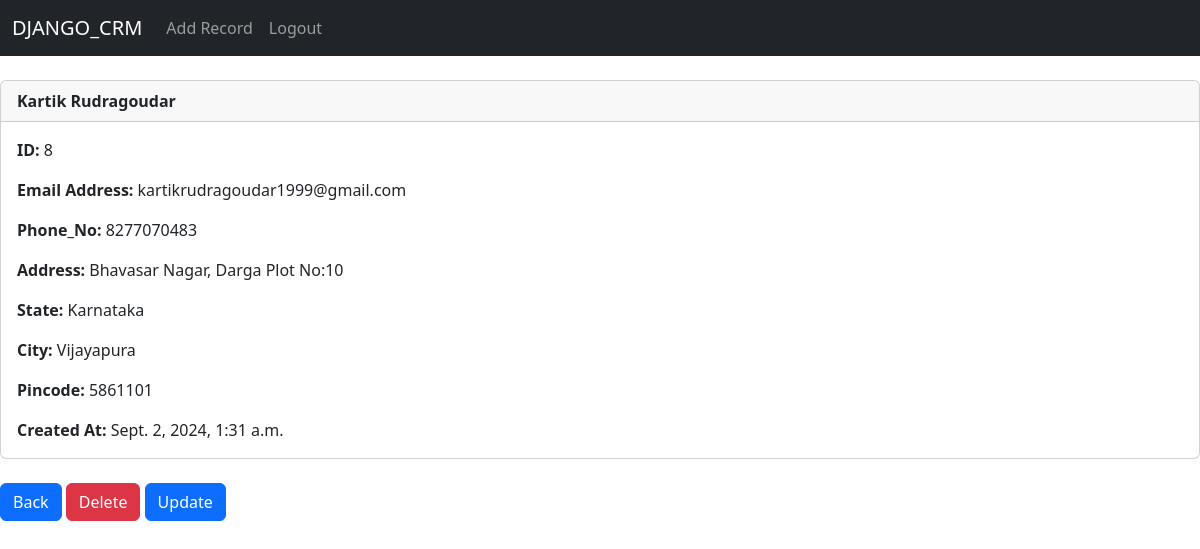
The page /record/8 (signed in) on the database its author committed.
### website/models.py (models this page shows, shortened)
class Record(models.Model):
    created_at = models.DateTimeField(auto_now_add=True)
    first_name = models.CharField(max_length=50)
    last_name = models.CharField(max_length=50)
    address = models.CharField(max_length=100)
    state = models.CharField(max_length=50)
    city = models.CharField(max_length=50)
    pincode = models.CharField(max_length=20)
    email_address = models.CharField(max_length=50)
    phone_no = models.CharField(max_length=10)

### website/views.py (the view)
# urls.py: path('record/<int:pk>',views.customer_record, name="record"),
def customer_record(request, pk):
    if request.user.is_authenticated:
        customer_record = Record.objects.get(id=pk)
        return render(request,'website/record.html',{'customer_record':customer_record})
    else:
        messages.success(request,"You Must be Logged In To View The Record")
        return redirect('home')

### website/templates/website/record.html
{% extends "layout.html" %}
{% block content %}
<div class="card">
    <div class="card-header">
    <strong>
        {{customer_record.first_name}}
        {{customer_record.last_name}}</strong>
    </div>
    <div class="card-body">
        <p class="card-text">
            <strong>ID: </strong>{{customer_record.id}}<br>
        </p>
        <p class="card-text">
            <strong>Email Address: </strong>{{customer_record.email_address}}<br>
        </p>
        <p class="card-text">
            <strong>Phone_No: </strong>{{customer_record.phone_no}}<br>
        </p>
        <p class="card-text">
            <strong>Address: </strong>{{customer_record.address}}<br>
        </p>
        <p class="card-text">
            <strong>State: </strong>{{customer_record.state}}<br>
        </p>
        <p class="card-text">
            <strong>City: </strong>{{customer_record.city}}<br>
        </p>
        <p class="card-text">
            <strong>Pincode: </strong>{{customer_record.pincode}}<br>
        </p>
        <p class="card-text">
            <strong>Created At: </strong>{{customer_record.created_at}}<br>
        </p>
    </div>
  </div>
  <br>
  <a href="{% url 'home' %}" class="btn btn-primary">Back</a>
  <a href="{% url 'delete_record' customer_record.id %}" class="btn btn-danger">Delete</a>
  <a href="{% url 'update_record' customer_record.id %}" class="btn btn-primary">Update</a>
{% endblock %}

### rows shown on the page
Record: first_name "Kartik", last_name "Rudragoudar", id "8", email_address "kartikrudragoudar1999@gmail.com", phone_no "8277070483", address "Bhavasar Nagar, Darga Plot No:10", state "Karnataka", city "Vijayapura", pincode "5861101", created_at "Sept. 2, 2024, 1:31 a.m."
